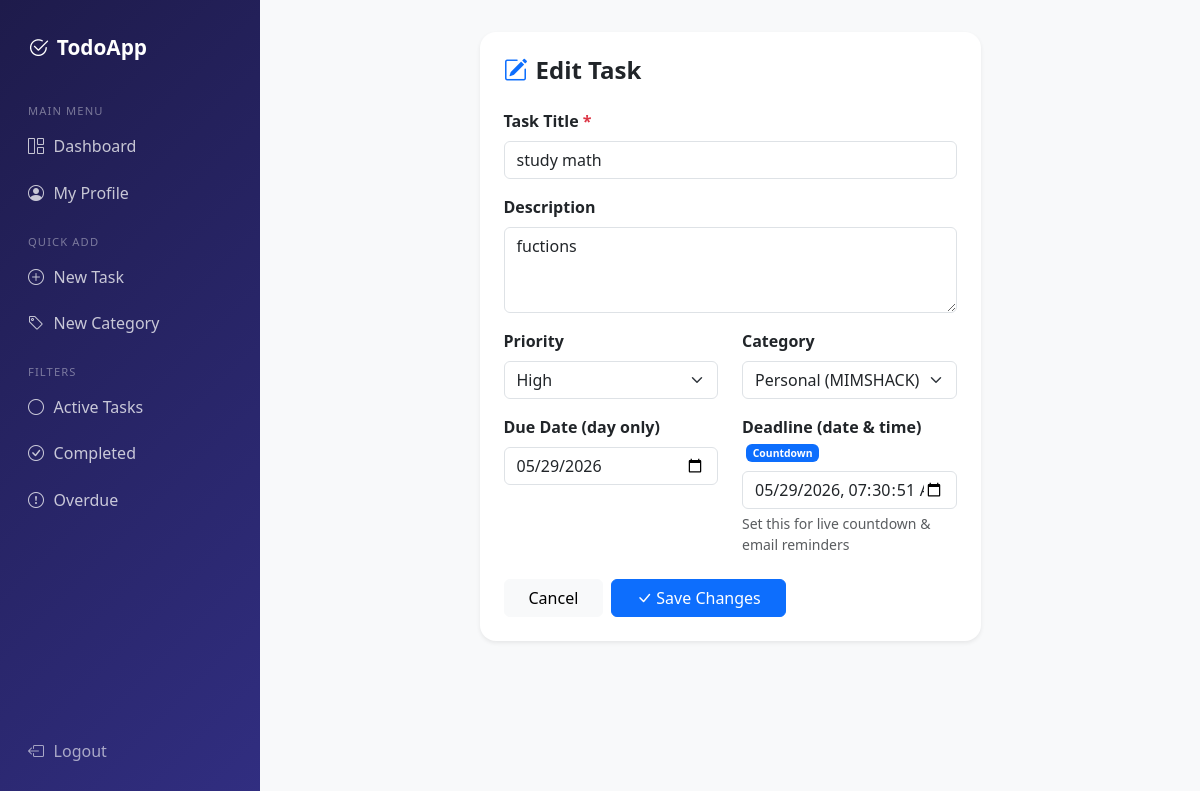
Screenshot of /todo/4/edit/ (signed in) with the database file from the repository.
### todos/models.py (models this page shows, shortened)
class Todo(models.Model):
    PRIORITY_CHOICES = [
        ('low', 'Low'),
        ('medium', 'Medium'),
        ('high', 'High'),
    ]
    user = models.ForeignKey(User, on_delete=models.CASCADE, related_name='todos')
    category = models.ForeignKey(
        Category, on_delete=models.SET_NULL, null=True, blank=True, related_name='todos'
    )
    title = models.CharField(max_length=200)
    description = models.TextField(blank=True, null=True)
    priority = models.CharField(max_length=10, choices=PRIORITY_CHOICES, default='medium')
    is_completed = models.BooleanField(default=False)
    due_date = models.DateField(null=True, blank=True)
    due_datetime = models.DateTimeField(null=True, blank=True)
    created_at = models.DateTimeField(auto_now_add=True)
    updated_at = models.DateTimeField(auto_now=True)
    reminders_sent = models.IntegerField(default=0)
    class Meta:
        ordering = ['-created_at']

### todos/views.py (the view)
# urls.py: path('todo/<int:pk>/edit/', views.edit_todo, name='edit_todo'),
@login_required
def edit_todo(request, pk):
    todo = get_object_or_404(Todo, pk=pk, user=request.user)
    if request.method == 'POST':
        form = TodoForm(request.user, request.POST, instance=todo)
        if form.is_valid():
            form.save()
            messages.success(request, f'Task "{todo.title}" updated!')
            return redirect('dashboard')
    else:
        form = TodoForm(request.user, instance=todo)
    return render(request, 'edit_todo.html', {'form': form, 'todo': todo})

### todos/models.py (called while the page is built)
    def __str__(self):
        return f"{self.name} ({self.user.username})"

### templates/edit_todo.html (shortened to what this page needs)
{% extends 'base.html' %}
{% block content %}
<div class="row justify-content-center">
  <div class="col-lg-7">
    <div class="card border-0 shadow-sm" style="border-radius:16px;">
      <div class="card-body p-4">
        <h4 class="fw-bold mb-4"><i class="bi bi-pencil-square text-primary me-2"></i>Edit Task</h4>
        <form method="post">
          <div class="mb-3">
            <label class="form-label fw-semibold">Task Title <span class="text-danger">*</span></label>
            {{ form.title }}
          </div>
          <div class="mb-3">
            <label class="form-label fw-semibold">Description</label>
            {{ form.description }}
          </div>
          <div class="row">
            <div class="col-md-6 mb-3">
              <label class="form-label fw-semibold">Priority</label>
              {{ form.priority }}
            </div>
            <div class="col-md-6 mb-3">
              <label class="form-label fw-semibold">Category</label>
              {{ form.category }}
            </div>
          </div>
          <div class="row">
            <div class="col-md-6 mb-3">
              <label class="form-label fw-semibold">Due Date (day only)</label>
              {{ form.due_date }}
            </div>
            <div class="col-md-6 mb-3">
              <label class="form-label fw-semibold">
                Deadline (date &amp; time)
                <span class="badge bg-primary ms-1" style="font-size:.65rem;">Countdown</span>
              </label>
              {{ form.due_datetime }}
              <div class="form-text">Set this for live countdown &amp; email reminders</div>
            </div>
          </div>
          <div class="d-flex gap-2 mt-2">
            <a href="{% url 'dashboard' %}" class="btn btn-light px-4">Cancel</a>
            <button type="submit" class="btn btn-primary px-4">
              <i class="bi bi-check-lg me-1"></i>Save Changes
            </button>
          </div>
        </form>
      </div>
    </div>
  </div>
</div>
{% endblock %}

### static/css/style.css (style rules this page uses)
:root { --primary: #4f46e5; --primary-hover: #4338ca; --success: #10b981; --danger: #ef4444; --warning: #f59e0b; --sidebar-width: 260px; --transition: 0.2s ease; }
body { font-family: 'Segoe UI', system-ui, sans-serif; background-color: #f8f9fa; color: #333; }

### rows the page displays
Todo: title "study math", description "fuctions", priority "High", category "Personal (MIMSHACK)", due_date "05/29/2026", due_datetime "05/29/2026 07:30:51"
